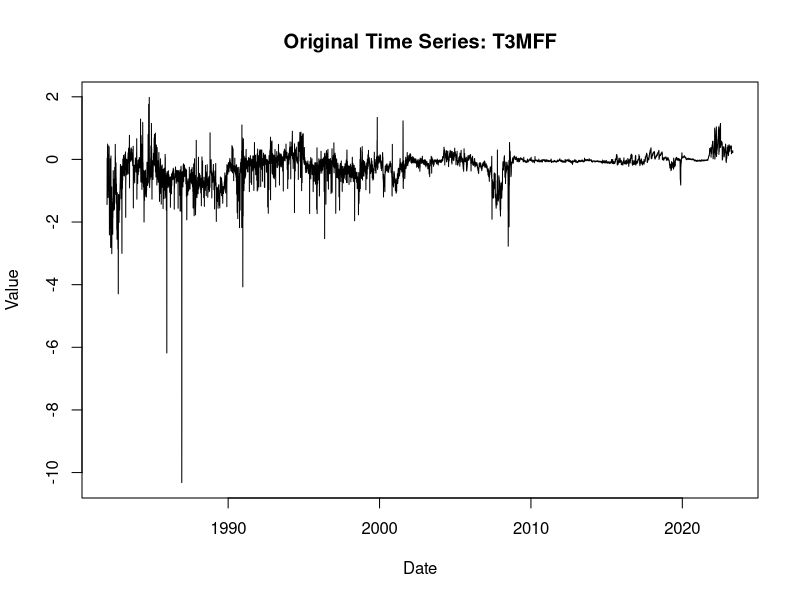
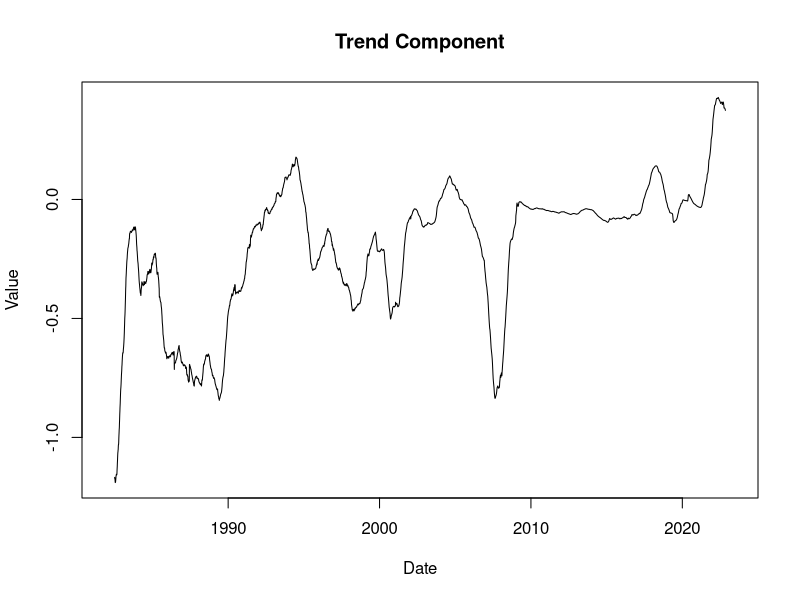
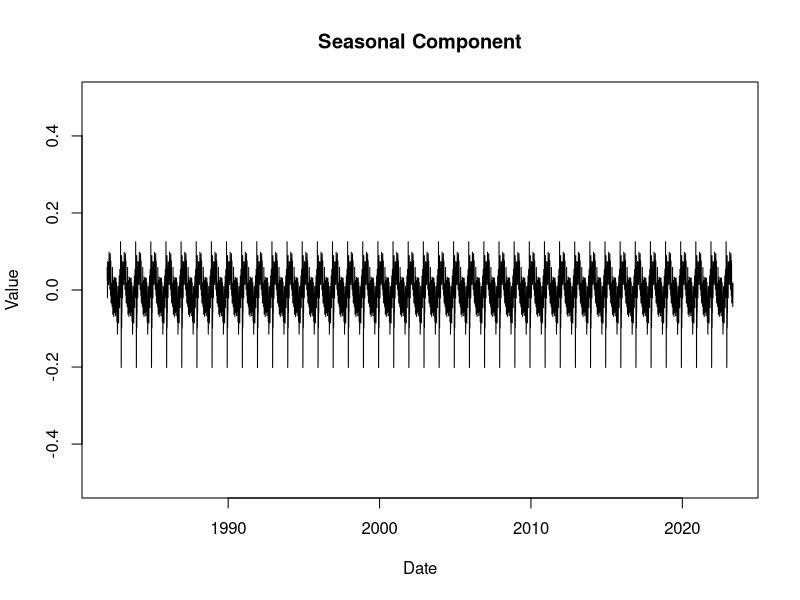
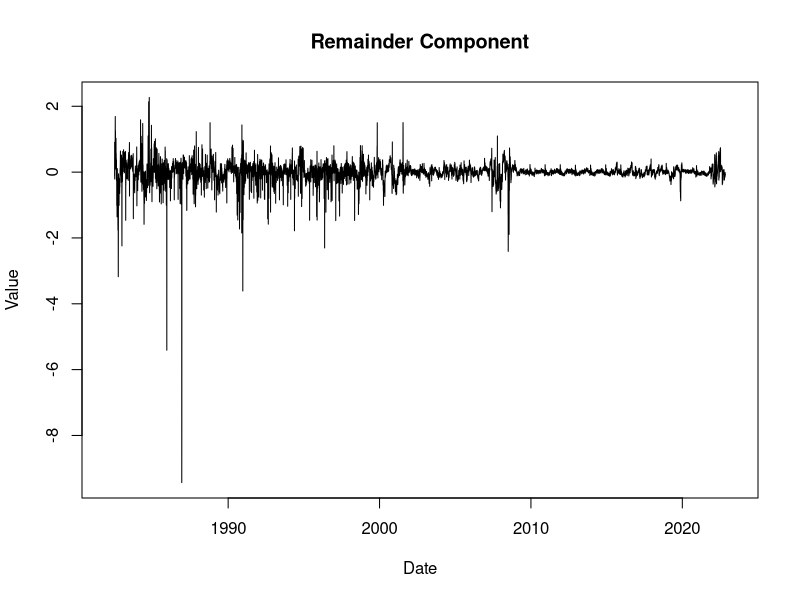
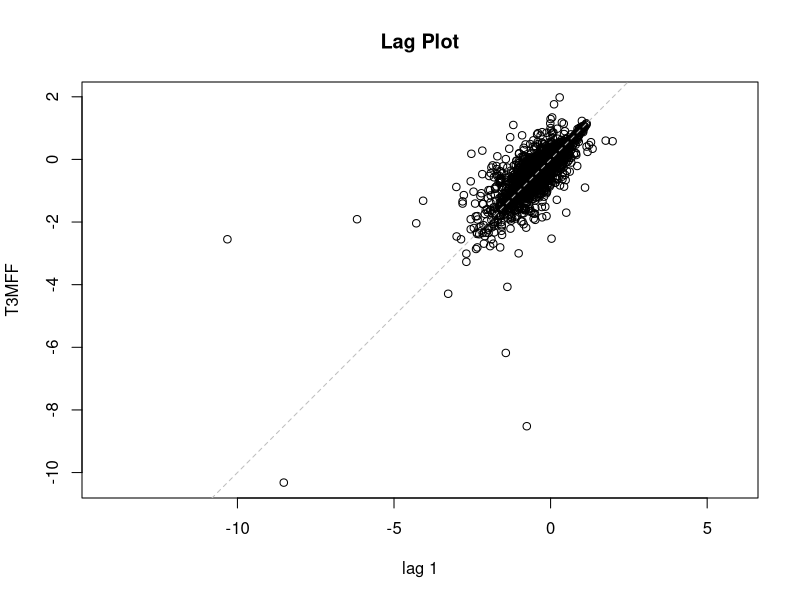
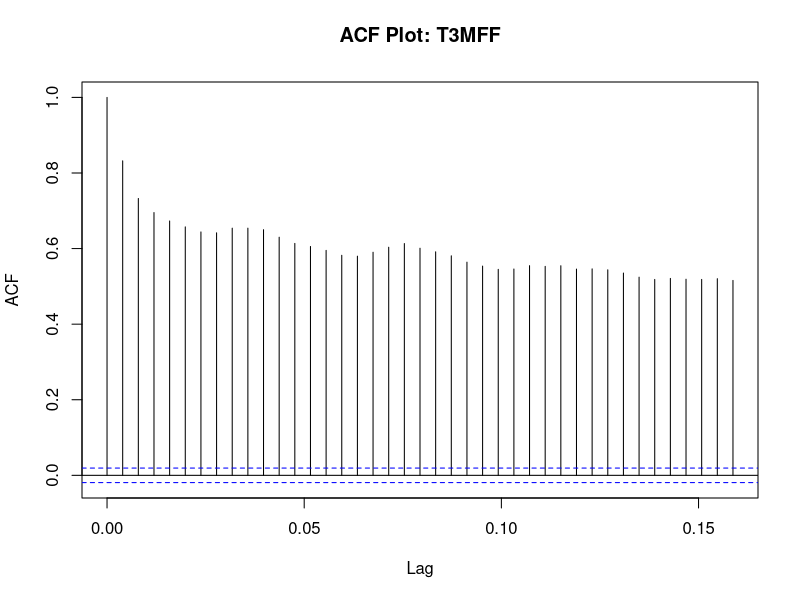
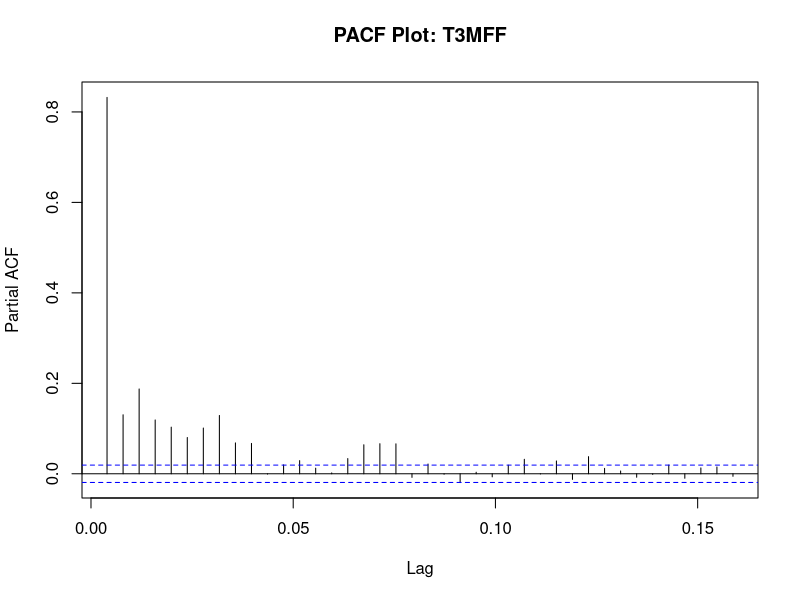
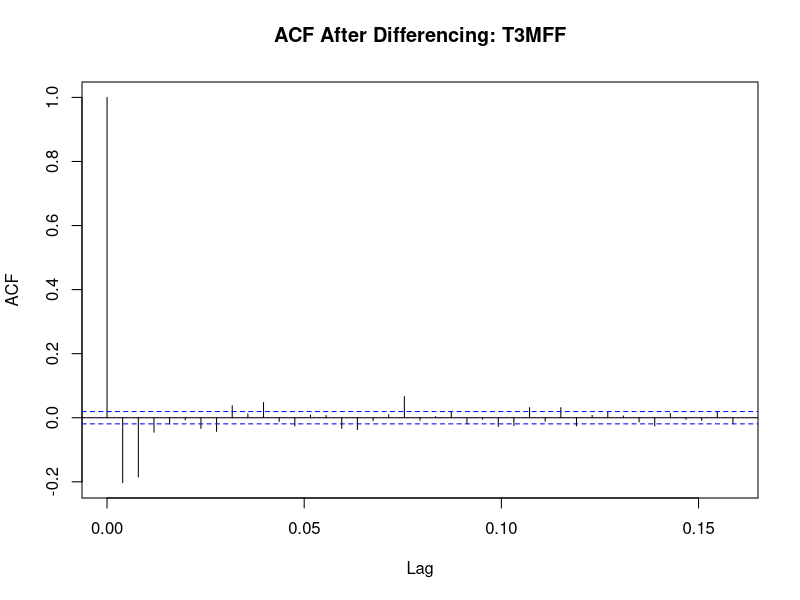

These charts were generated, in order, by the following R code:
## ---- chunk 1
knitr::opts_chunk$set(warning=FALSE, message=FALSE)

library(zoo)
library(TTR)
library(readr)
library(readxl)
library(ggplot2)
library(forecast)
library(tseries)
library(xts)
library(tidyverse)
## ---- chunk 2
df <- read_excel('data/data/sr_t-bill-rates.xlsx')
df$observation_date <- as.Date(df$observation_date)
columns <- c("T3MFF")

for (col in columns) {
  xts_data <- xts(df[, col], order.by = df$observation_date)
  ts_data <- ts(df[, col], start=c(1982, 1, 4), frequency=252)
  decomposed <- decompose(ts_data)
  
  plot(decomposed$x, main = paste("Original Time Series:", col), xlab = 'Date', ylab = 'Value')
  plot(decomposed$trend, main = "Trend Component", xlab = 'Date', ylab = 'Value')
  plot(decomposed$seasonal, main = "Seasonal Component", xlab = 'Date', ylab = 'Value',ylim = c(-0.5,0.5))
  plot(decomposed$random, main = "Remainder Component", xlab = 'Date', ylab = 'Value')
  lag.plot(ts_data, lags=1, do.lines=FALSE, main="Lag Plot")
  acf_data <- acf(ts_data, main=paste("ACF Plot:", col))
  dacf_data <- pacf(ts_data, main=paste("PACF Plot:", col))
  diff_ts_data <- diff(ts_data)
  acf(diff_ts_data, main=paste("ACF After Differencing:", col))
  pacf(diff_ts_data, main=paste("PACF After Differencing:", col))
  }

for (col in columns) {
  
  trend <- decomposed$trend
  if (!is.null(trend)) {
    trend_mean <- mean(trend, na.rm = TRUE)
    trend_sd <- sd(trend, na.rm = TRUE)
    trend_trend <- ifelse(trend_mean > 0, "increasing", "decreasing")
    cat("The trend component suggests a", trend_trend, "trend, \nwith an average value of", round(trend_mean, 2), "and a standard deviation of", round(trend_sd, 2), ".\n\n")
  } else {
    cat("There is no discernible trend component.\n\n")
  }
  
  seasonal <- decomposed$seasonal
  if (!is.null(seasonal)) {
    seasonal_mean <- mean(seasonal, na.rm = TRUE)
    seasonal_sd <- sd(seasonal, na.rm = TRUE)
    cat("The seasonal component suggests a repeating pattern, \nwith an average value of", round(seasonal_mean, 2), "and a standard deviation of", round(seasonal_sd, 2), ".\n\n")
  } else {
    cat("There is no discernible seasonal component.\n\n")
  }
  
  remainder <- decomposed$random
  if (!is.null(remainder)) {
    remainder_mean <- mean(remainder, na.rm = TRUE)
    remainder_sd <- sd(remainder, na.rm = TRUE)
    cat("The remainder component suggests random fluctuations, \nwith an average value of", round(remainder_mean, 2), "and a standard deviation of", round(remainder_sd, 2), ".\n\n")
  } else {
    cat("There is no discernible remainder component.\n\n")
  }
  
  if (decomposed$type == "multiplicative") {
    cat("The time series appears to be multiplicative.\n\n")
  } else {
    cat("The time series appears to be additive.\n\n")
  }
  
  adf_test <- adf.test(ts_data)
  cat("Augmented Dickey-Fuller Test Results:\n")
  cat("Test Statistic:", adf_test$statistic, "\n")
  cat("P-value:", adf_test$p.value, "\n")
  cat("Critical Values:", adf_test$critical, "\n")
  if (adf_test$p.value < 0.05) {
    cat("The time series is stationary based on the ADF test.\n\n")
  } else {
    cat("The time series is not stationary based on the ADF test.\n\n")}

  adf_test_diff <- adf.test(diff_ts_data)
  cat("Augmented Dickey-Fuller Test Results After Differencing:\n")
  cat("Test Statistic:", adf_test_diff$statistic, "\n")
  cat("P-value:", adf_test_diff$p.value, "\n")
  cat("Critical Values:", adf_test_diff$critical, "\n")
  if (adf_test_diff$p.value < 0.05) {
    cat("The time series is stationary based on the ADF test.\n\n")
  } else {
    cat("The time series is not stationary based on the ADF test.\n\n")
  }
  }
## ---- chunk 3
df <- read_excel('data/data/sr_t-bill-rates.xlsx')
df$observation_date <- as.Date(df$observation_date)
columns <- c("T6MFF")

for (col in columns) {
  xts_data <- xts(df[, col], order.by = df$observation_date)
  ts_data <- ts(df[, col], start=c(1982, 1, 4), frequency=252)
  decomposed <- decompose(ts_data)
  
  plot(decomposed$x, main = paste("Original Time Series:", col), xlab = 'Date', ylab = 'Value')
  plot(decomposed$trend, main = "Trend Component", xlab = 'Date', ylab = 'Value')
  plot(decomposed$seasonal, main = "Seasonal Component", xlab = 'Date', ylab = 'Value',ylim = c(-0.5,0.5))
  plot(decomposed$random, main = "Remainder Component", xlab = 'Date', ylab = 'Value')
  lag.plot(ts_data, lags=1, do.lines=FALSE, main="Lag Plot")
  acf_data <- acf(ts_data, main=paste("ACF Plot:", col))
  dacf_data <- pacf(ts_data, main=paste("PACF Plot:", col))
  diff_ts_data <- diff(ts_data)
  acf(diff_ts_data, main=paste("ACF After Differencing:", col))
  pacf(diff_ts_data, main=paste("PACF After Differencing:", col))
  }

for (col in columns) {
  
  trend <- decomposed$trend
  if (!is.null(trend)) {
    trend_mean <- mean(trend, na.rm = TRUE)
    trend_sd <- sd(trend, na.rm = TRUE)
    trend_trend <- ifelse(trend_mean > 0, "increasing", "decreasing")
    cat("The trend component suggests a", trend_trend, "trend, \nwith an average value of", round(trend_mean, 2), "and a standard deviation of", round(trend_sd, 2), ".\n\n")
  } else {
    cat("There is no discernible trend component.\n\n")
  }
  
  seasonal <- decomposed$seasonal
  if (!is.null(seasonal)) {
    seasonal_mean <- mean(seasonal, na.rm = TRUE)
    seasonal_sd <- sd(seasonal, na.rm = TRUE)
    cat("The seasonal component suggests a repeating pattern, \nwith an average value of", round(seasonal_mean, 2), "and a standard deviation of", round(seasonal_sd, 2), ".\n\n")
  } else {
    cat("There is no discernible seasonal component.\n\n")
  }
  
  remainder <- decomposed$random
  if (!is.null(remainder)) {
    remainder_mean <- mean(remainder, na.rm = TRUE)
    remainder_sd <- sd(remainder, na.rm = TRUE)
    cat("The remainder component suggests random fluctuations, \nwith an average value of", round(remainder_mean, 2), "and a standard deviation of", round(remainder_sd, 2), ".\n\n")
  } else {
    cat("There is no discernible remainder component.\n\n")
  }
  
  if (decomposed$type == "multiplicative") {
    cat("The time series appears to be multiplicative.\n\n")
  } else {
    cat("The time series appears to be additive.\n\n")
  }
  
  adf_test <- adf.test(ts_data)
  cat("Augmented Dickey-Fuller Test Results:\n")
  cat("Test Statistic:", adf_test$statistic, "\n")
  cat("P-value:", adf_test$p.value, "\n")
  cat("Critical Values:", adf_test$critical, "\n")
  if (adf_test$p.value < 0.05) {
    cat("The time series is stationary based on the ADF test.\n\n")
  } else {
    cat("The time series is not stationary based on the ADF test.\n\n")}

  adf_test_diff <- adf.test(diff_ts_data)
  cat("Augmented Dickey-Fuller Test Results After Differencing:\n")
  cat("Test Statistic:", adf_test_diff$statistic, "\n")
  cat("P-value:", adf_test_diff$p.value, "\n")
  cat("Critical Values:", adf_test_diff$critical, "\n")
  if (adf_test_diff$p.value < 0.05) {
    cat("The time series is stationary based on the ADF test.\n\n")
  } else {
    cat("The time series is not stationary based on the ADF test.\n\n")
  }
  }
## ---- chunk 4
df <- read_excel('data/data/sr_t-bill-rates.xlsx')
df$observation_date <- as.Date(df$observation_date)
columns <- c("T1YFF")
for (col in columns) {
  xts_data <- xts(df[, col], order.by = df$observation_date)
  ts_data <- ts(df[, col], start=c(1982, 1, 4), frequency=252)
  decomposed <- decompose(ts_data)
  
  plot(decomposed$x, main = paste("Original Time Series:", col), xlab = 'Date', ylab = 'Value')
  plot(decomposed$trend, main = "Trend Component", xlab = 'Date', ylab = 'Value')
  plot(decomposed$seasonal, main = "Seasonal Component", xlab = 'Date', ylab = 'Value',ylim = c(-0.5,0.5))
  plot(decomposed$random, main = "Remainder Component", xlab = 'Date', ylab = 'Value')
  lag.plot(ts_data, lags=1, do.lines=FALSE, main="Lag Plot")
  acf_data <- acf(ts_data, main=paste("ACF Plot:", col))
  dacf_data <- pacf(ts_data, main=paste("PACF Plot:", col))
  diff_ts_data <- diff(ts_data)
  acf(diff_ts_data, main=paste("ACF After Differencing:", col))
  pacf(diff_ts_data, main=paste("PACF After Differencing:", col))
  }

for (col in columns) {
  
  trend <- decomposed$trend
  if (!is.null(trend)) {
    trend_mean <- mean(trend, na.rm = TRUE)
    trend_sd <- sd(trend, na.rm = TRUE)
    trend_trend <- ifelse(trend_mean > 0, "increasing", "decreasing")
    cat("The trend component suggests a", trend_trend, "trend, \nwith an average value of", round(trend_mean, 2), "and a standard deviation of", round(trend_sd, 2), ".\n\n")
  } else {
    cat("There is no discernible trend component.\n\n")
  }
  
  seasonal <- decomposed$seasonal
  if (!is.null(seasonal)) {
    seasonal_mean <- mean(seasonal, na.rm = TRUE)
    seasonal_sd <- sd(seasonal, na.rm = TRUE)
    cat("The seasonal component suggests a repeating pattern, \nwith an average value of", round(seasonal_mean, 2), "and a standard deviation of", round(seasonal_sd, 2), ".\n\n")
  } else {
    cat("There is no discernible seasonal component.\n\n")
  }
  
  remainder <- decomposed$random
  if (!is.null(remainder)) {
    remainder_mean <- mean(remainder, na.rm = TRUE)
    remainder_sd <- sd(remainder, na.rm = TRUE)
    cat("The remainder component suggests random fluctuations, \nwith an average value of", round(remainder_mean, 2), "and a standard deviation of", round(remainder_sd, 2), ".\n\n")
  } else {
    cat("There is no discernible remainder component.\n\n")
  }
  
  if (decomposed$type == "multiplicative") {
    cat("The time series appears to be multiplicative.\n\n")
  } else {
    cat("The time series appears to be additive.\n\n")
  }
  
  adf_test <- adf.test(ts_data)
  cat("Augmented Dickey-Fuller Test Results:\n")
  cat("Test Statistic:", adf_test$statistic, "\n")
  cat("P-value:", adf_test$p.value, "\n")
  cat("Critical Values:", adf_test$critical, "\n")
  if (adf_test$p.value < 0.05) {
    cat("The time series is stationary based on the ADF test.\n\n")
  } else {
    cat("The time series is not stationary based on the ADF test.\n\n")}

  adf_test_diff <- adf.test(diff_ts_data)
  cat("Augmented Dickey-Fuller Test Results After Differencing:\n")
  cat("Test Statistic:", adf_test_diff$statistic, "\n")
  cat("P-value:", adf_test_diff$p.value, "\n")
  cat("Critical Values:", adf_test_diff$critical, "\n")
  if (adf_test_diff$p.value < 0.05) {
    cat("The time series is stationary based on the ADF test.\n\n")
  } else {
    cat("The time series is not stationary based on the ADF test.\n\n")
  }
  }
## ---- chunk 5
df <- read_excel('data/data/t-bill-vs-econ-index.xlsx',col_types = c("date","numeric","numeric","numeric","numeric","numeric","numeric","numeric","numeric","numeric"))
df$observation_date <- as.Date(df$observation_date)
selected_columns <- c("DGS10", "DGS20", "DGS30", "MORTGAGE30", "CPI", "FEDFUNDS", "USDIDX", "GDP", "UER")
df <- df[!apply(is.na(df[selected_columns]) | df[selected_columns] == "", 1, all), ]
## ---- chunk 6
columns <- c("DGS10")
df_10 <- df[!is.na(df[columns]) & df[columns] != "", ]

for (col in columns) {
  xts_data <- xts(df_10[, col], order.by = df_10$observation_date)
  ts_data <- ts(df_10[, col], start=c(1962, 1, 2), frequency=252)
  decomposed <- decompose(ts_data)
  
  plot(decomposed$x, main = paste("Original Time Series:", col), xlab = 'Date', ylab = 'Value')
  plot(decomposed$trend, main = "Trend Component", xlab = 'Date', ylab = 'Value')
  plot(decomposed$seasonal, main = "Seasonal Component", xlab = 'Date', ylab = 'Value')
  plot(decomposed$random, main = "Remainder Component", xlab = 'Date', ylab = 'Value')
  lag.plot(ts_data, lags=1, do.lines=FALSE, main="Lag Plot")
  acf_data <- acf(ts_data, main=paste("ACF Plot:", col))
  dacf_data <- pacf(ts_data, main=paste("PACF Plot:", col))
  diff_ts_data <- diff(ts_data)
  acf(diff_ts_data, main=paste("ACF After Differencing:", col))
  pacf(diff_ts_data, main=paste("PACF After Differencing:", col))
  }

for (col in columns) {
  trend <- decomposed$trend
  if (!is.null(trend)) {
    trend_mean <- mean(trend, na.rm = TRUE)
    trend_sd <- sd(trend, na.rm = TRUE)
    trend_trend <- ifelse(trend_mean > 0, "increasing", "decreasing")
    cat("The trend component suggests a", trend_trend, "trend, \nwith an average value of", round(trend_mean, 2), "and a standard deviation of", round(trend_sd, 2), ".\n\n")
  } else {
    cat("There is no discernible trend component.\n\n")
  }
  
  seasonal <- decomposed$seasonal
  if (!is.null(seasonal)) {
    seasonal_mean <- mean(seasonal, na.rm = TRUE)
    seasonal_sd <- sd(seasonal, na.rm = TRUE)
    cat("The seasonal component suggests a repeating pattern, \nwith an average value of", round(seasonal_mean, 2), "and a standard deviation of", round(seasonal_sd, 2), ".\n\n")
  } else {
    cat("There is no discernible seasonal component.\n\n")
  }
  
  remainder <- decomposed$random
  if (!is.null(remainder)) {
    remainder_mean <- mean(remainder, na.rm = TRUE)
    remainder_sd <- sd(remainder, na.rm = TRUE)
    cat("The remainder component suggests random fluctuations, \nwith an average value of", round(remainder_mean, 2), "and a standard deviation of", round(remainder_sd, 2), ".\n\n")
  } else {
    cat("There is no discernible remainder component.\n\n")
  }
  
  if (decomposed$type == "multiplicative") {
    cat("The time series appears to be multiplicative.\n\n")
  } else {
    cat("The time series appears to be additive.\n\n")
  }
  
  adf_test <- adf.test(ts_data)
  cat("Augmented Dickey-Fuller Test Results:\n")
  cat("Test Statistic:", adf_test$statistic, "\n")
  cat("P-value:", adf_test$p.value, "\n")
  cat("Critical Values:", adf_test$critical, "\n")
  if (adf_test$p.value < 0.05) {
    cat("The time series is stationary based on the ADF test.\n\n")
  } else {
    cat("The time series is not stationary based on the ADF test.\n\n")}

  adf_test_diff <- adf.test(diff_ts_data)
  cat("Augmented Dickey-Fuller Test Results After Differencing:\n")
  cat("Test Statistic:", adf_test_diff$statistic, "\n")
  cat("P-value:", adf_test_diff$p.value, "\n")
  cat("Critical Values:", adf_test_diff$critical, "\n")
  if (adf_test_diff$p.value < 0.05) {
    cat("The time series is stationary based on the ADF test.\n\n")
  } else {
    cat("The time series is not stationary based on the ADF test.\n\n")
  }
  }
## ---- chunk 7
columns <- c("DGS20")
df_20 <- df[!is.na(df[columns]) & df[columns] != "", ]

for (col in columns) {
  xts_data <- xts(df_20[, col], order.by = df_20$observation_date)
  ts_data <- ts(df_20[, col], start=c(1962, 1, 2), frequency=252)
  decomposed <- decompose(ts_data)
  
  plot(decomposed$x, main = paste("Original Time Series:", col), xlab = 'Date', ylab = 'Value')
  plot(decomposed$trend, main = "Trend Component", xlab = 'Date', ylab = 'Value')
  plot(decomposed$seasonal, main = "Seasonal Component", xlab = 'Date', ylab = 'Value')
  plot(decomposed$random, main = "Remainder Component", xlab = 'Date', ylab = 'Value')
  lag.plot(ts_data, lags=1, do.lines=FALSE, main="Lag Plot")
  acf_data <- acf(ts_data, main=paste("ACF Plot:", col))
  dacf_data <- pacf(ts_data, main=paste("PACF Plot:", col))
  diff_ts_data <- diff(ts_data)
  acf(diff_ts_data, main=paste("ACF After Differencing:", col))
  pacf(diff_ts_data, main=paste("PACF After Differencing:", col))
  }

for (col in columns) {
  trend <- decomposed$trend
  if (!is.null(trend)) {
    trend_mean <- mean(trend, na.rm = TRUE)
    trend_sd <- sd(trend, na.rm = TRUE)
    trend_trend <- ifelse(trend_mean > 0, "increasing", "decreasing")
    cat("The trend component suggests a", trend_trend, "trend, \nwith an average value of", round(trend_mean, 2), "and a standard deviation of", round(trend_sd, 2), ".\n\n")
  } else {
    cat("There is no discernible trend component.\n\n")
  }
  
  seasonal <- decomposed$seasonal
  if (!is.null(seasonal)) {
    seasonal_mean <- mean(seasonal, na.rm = TRUE)
    seasonal_sd <- sd(seasonal, na.rm = TRUE)
    cat("The seasonal component suggests a repeating pattern, \nwith an average value of", round(seasonal_mean, 2), "and a standard deviation of", round(seasonal_sd, 2), ".\n\n")
  } else {
    cat("There is no discernible seasonal component.\n\n")
  }
  
  remainder <- decomposed$random
  if (!is.null(remainder)) {
    remainder_mean <- mean(remainder, na.rm = TRUE)
    remainder_sd <- sd(remainder, na.rm = TRUE)
    cat("The remainder component suggests random fluctuations, \nwith an average value of", round(remainder_mean, 2), "and a standard deviation of", round(remainder_sd, 2), ".\n\n")
  } else {
    cat("There is no discernible remainder component.\n\n")
  }
  
  if (decomposed$type == "multiplicative") {
    cat("The time series appears to be multiplicative.\n\n")
  } else {
    cat("The time series appears to be additive.\n\n")
  }
  
  adf_test <- adf.test(ts_data)
  cat("Augmented Dickey-Fuller Test Results:\n")
  cat("Test Statistic:", adf_test$statistic, "\n")
  cat("P-value:", adf_test$p.value, "\n")
  cat("Critical Values:", adf_test$critical, "\n")
  if (adf_test$p.value < 0.05) {
    cat("The time series is stationary based on the ADF test.\n\n")
  } else {
    cat("The time series is not stationary based on the ADF test.\n\n")}

  adf_test_diff <- adf.test(diff_ts_data)
  cat("Augmented Dickey-Fuller Test Results After Differencing:\n")
  cat("Test Statistic:", adf_test_diff$statistic, "\n")
  cat("P-value:", adf_test_diff$p.value, "\n")
  cat("Critical Values:", adf_test_diff$critical, "\n")
  if (adf_test_diff$p.value < 0.05) {
    cat("The time series is stationary based on the ADF test.\n\n")
  } else {
    cat("The time series is not stationary based on the ADF test.\n\n")
  }
  }
## ---- chunk 8
columns <- c("DGS30")
df_30 <- df[!is.na(df[columns]) & df[columns] != "", ]

for (col in columns) {
  xts_data <- xts(df_30[, col], order.by = df_30$observation_date)
  ts_data <- ts(df_30[, col], start=c(1977, 2, 15), frequency=252)
  decomposed <- decompose(ts_data)
  
  plot(decomposed$x, main = paste("Original Time Series:", col), xlab = 'Date', ylab = 'Value')
  plot(decomposed$trend, main = "Trend Component", xlab = 'Date', ylab = 'Value')
  plot(decomposed$seasonal, main = "Seasonal Component", xlab = 'Date', ylab = 'Value')
  plot(decomposed$random, main = "Remainder Component", xlab = 'Date', ylab = 'Value')
  lag.plot(ts_data, lags=1, do.lines=FALSE, main="Lag Plot")
  acf_data <- acf(ts_data, main=paste("ACF Plot:", col))
  dacf_data <- pacf(ts_data, main=paste("PACF Plot:", col))
  diff_ts_data <- diff(ts_data)
  acf(diff_ts_data, main=paste("ACF After Differencing:", col))
  pacf(diff_ts_data, main=paste("PACF After Differencing:", col))
  }

for (col in columns) {
  trend <- decomposed$trend
  if (!is.null(trend)) {
    trend_mean <- mean(trend, na.rm = TRUE)
    trend_sd <- sd(trend, na.rm = TRUE)
    trend_trend <- ifelse(trend_mean > 0, "increasing", "decreasing")
    cat("The trend component suggests a", trend_trend, "trend, \nwith an average value of", round(trend_mean, 2), "and a standard deviation of", round(trend_sd, 2), ".\n\n")
  } else {
    cat("There is no discernible trend component.\n\n")
  }
  
  seasonal <- decomposed$seasonal
  if (!is.null(seasonal)) {
    seasonal_mean <- mean(seasonal, na.rm = TRUE)
    seasonal_sd <- sd(seasonal, na.rm = TRUE)
    cat("The seasonal component suggests a repeating pattern, \nwith an average value of", round(seasonal_mean, 2), "and a standard deviation of", round(seasonal_sd, 2), ".\n\n")
  } else {
    cat("There is no discernible seasonal component.\n\n")
  }
  
  remainder <- decomposed$random
  if (!is.null(remainder)) {
    remainder_mean <- mean(remainder, na.rm = TRUE)
    remainder_sd <- sd(remainder, na.rm = TRUE)
    cat("The remainder component suggests random fluctuations, \nwith an average value of", round(remainder_mean, 2), "and a standard deviation of", round(remainder_sd, 2), ".\n\n")
  } else {
    cat("There is no discernible remainder component.\n\n")
  }
  
  if (decomposed$type == "multiplicative") {
    cat("The time series appears to be multiplicative.\n\n")
  } else {
    cat("The time series appears to be additive.\n\n")
  }
  
  adf_test <- adf.test(ts_data)
  cat("Augmented Dickey-Fuller Test Results:\n")
  cat("Test Statistic:", adf_test$statistic, "\n")
  cat("P-value:", adf_test$p.value, "\n")
  cat("Critical Values:", adf_test$critical, "\n")
  if (adf_test$p.value < 0.05) {
    cat("The time series is stationary based on the ADF test.\n\n")
  } else {
    cat("The time series is not stationary based on the ADF test.\n\n")}

  adf_test_diff <- adf.test(diff_ts_data)
  cat("Augmented Dickey-Fuller Test Results After Differencing:\n")
  cat("Test Statistic:", adf_test_diff$statistic, "\n")
  cat("P-value:", adf_test_diff$p.value, "\n")
  cat("Critical Values:", adf_test_diff$critical, "\n")
  if (adf_test_diff$p.value < 0.05) {
    cat("The time series is stationary based on the ADF test.\n\n")
  } else {
    cat("The time series is not stationary based on the ADF test.\n\n")
  }
  }
## ---- chunk 9
columns <- c("CPI")
df_cpi <- df[!is.na(df[columns]) & df[columns] != "", ]
for (col in columns) {
  xts_data <- xts(df_cpi[, col], order.by = df_cpi$observation_date)
  ts_data <- ts(df_cpi[, col], start=c(1962, 2, 1), frequency=12)
  decomposed <- decompose(ts_data)
  
  plot(decomposed$x, main = paste("Original Time Series:", col), xlab = 'Date', ylab = 'Value')
  plot(decomposed$trend, main = "Trend Component", xlab = 'Date', ylab = 'Value')
  plot(decomposed$seasonal, main = "Seasonal Component", xlab = 'Date', ylab = 'Value',ylim = c(-0.5,0.5))
  plot(decomposed$random, main = "Remainder Component", xlab = 'Date', ylab = 'Value')
  lag.plot(ts_data, lags=1, do.lines=FALSE, main="Lag Plot")
  acf_data <- acf(ts_data, main=paste("ACF Plot:", col))
  dacf_data <- pacf(ts_data, main=paste("PACF Plot:", col))
  diff_ts_data <- diff(ts_data)
  acf(diff_ts_data, main=paste("ACF After Differencing:", col))
  pacf(diff_ts_data, main=paste("PACF After Differencing:", col))
  }

for (col in columns) {
  trend <- decomposed$trend
  if (!is.null(trend)) {
    trend_mean <- mean(trend, na.rm = TRUE)
    trend_sd <- sd(trend, na.rm = TRUE)
    trend_trend <- ifelse(trend_mean > 0, "increasing", "decreasing")
    cat("The trend component suggests a", trend_trend, "trend, \nwith an average value of", round(trend_mean, 2), "and a standard deviation of", round(trend_sd, 2), ".\n\n")
  } else {
    cat("There is no discernible trend component.\n\n")
  }
  
  seasonal <- decomposed$seasonal
  if (!is.null(seasonal)) {
    seasonal_mean <- mean(seasonal, na.rm = TRUE)
    seasonal_sd <- sd(seasonal, na.rm = TRUE)
    cat("The seasonal component suggests a repeating pattern, \nwith an average value of", round(seasonal_mean, 2), "and a standard deviation of", round(seasonal_sd, 2), ".\n\n")
  } else {
    cat("There is no discernible seasonal component.\n\n")
  }
  
  remainder <- decomposed$random
  if (!is.null(remainder)) {
    remainder_mean <- mean(remainder, na.rm = TRUE)
    remainder_sd <- sd(remainder, na.rm = TRUE)
    cat("The remainder component suggests random fluctuations, \nwith an average value of", round(remainder_mean, 2), "and a standard deviation of", round(remainder_sd, 2), ".\n\n")
  } else {
    cat("There is no discernible remainder component.\n\n")
  }
  
  if (decomposed$type == "multiplicative") {
    cat("The time series appears to be multiplicative.\n\n")
  } else {
    cat("The time series appears to be additive.\n\n")
  }
  
  adf_test <- adf.test(ts_data)
  cat("Augmented Dickey-Fuller Test Results:\n")
  cat("Test Statistic:", adf_test$statistic, "\n")
  cat("P-value:", adf_test$p.value, "\n")
  cat("Critical Values:", adf_test$critical, "\n")
  if (adf_test$p.value < 0.05) {
    cat("The time series is stationary based on the ADF test.\n\n")
  } else {
    cat("The time series is not stationary based on the ADF test.\n\n")}

  adf_test_diff <- adf.test(diff_ts_data)
  cat("Augmented Dickey-Fuller Test Results After Differencing:\n")
  cat("Test Statistic:", adf_test_diff$statistic, "\n")
  cat("P-value:", adf_test_diff$p.value, "\n")
  cat("Critical Values:", adf_test_diff$critical, "\n")
  if (adf_test_diff$p.value < 0.05) {
    cat("The time series is stationary based on the ADF test.\n\n")
  } else {
    cat("The time series is not stationary based on the ADF test.\n\n")
  }
  }
## ---- chunk 10
columns <- c("GDP")
df_gdp <- df[!is.na(df[columns]) & df[columns] != "", ]
for (col in columns) {
  xts_data <- xts(df_gdp[, col], order.by = df_gdp$observation_date)
  ts_data <- ts(df_gdp[, col], start=c(1962, 10, 1), frequency=4)
  decomposed <- decompose(ts_data)
  
  plot(decomposed$x, main = paste("Original Time Series:", col), xlab = 'Date', ylab = 'Value')
  plot(decomposed$trend, main = "Trend Component", xlab = 'Date', ylab = 'Value')
  plot(decomposed$seasonal, main = "Seasonal Component", xlab = 'Date', ylab = 'Value')
  plot(decomposed$random, main = "Remainder Component", xlab = 'Date', ylab = 'Value')
  lag.plot(ts_data, lags=1, do.lines=FALSE, main="Lag Plot")
  acf_data <- acf(ts_data, main=paste("ACF Plot:", col))
  dacf_data <- pacf(ts_data, main=paste("PACF Plot:", col))
  diff_ts_data <- diff(ts_data)
  acf(diff_ts_data, main=paste("ACF After Differencing:", col))
  pacf(diff_ts_data, main=paste("PACF After Differencing:", col))
  }

for (col in columns) {
  trend <- decomposed$trend
  if (!is.null(trend)) {
    trend_mean <- mean(trend, na.rm = TRUE)
    trend_sd <- sd(trend, na.rm = TRUE)
    trend_trend <- ifelse(trend_mean > 0, "increasing", "decreasing")
    cat("The trend component suggests a", trend_trend, "trend, \nwith an average value of", round(trend_mean, 2), "and a standard deviation of", round(trend_sd, 2), ".\n\n")
  } else {
    cat("There is no discernible trend component.\n\n")
  }
  
  seasonal <- decomposed$seasonal
  if (!is.null(seasonal)) {
    seasonal_mean <- mean(seasonal, na.rm = TRUE)
    seasonal_sd <- sd(seasonal, na.rm = TRUE)
    cat("The seasonal component suggests a repeating pattern, \nwith an average value of", round(seasonal_mean, 2), "and a standard deviation of", round(seasonal_sd, 2), ".\n\n")
  } else {
    cat("There is no discernible seasonal component.\n\n")
  }
  
  remainder <- decomposed$random
  if (!is.null(remainder)) {
    remainder_mean <- mean(remainder, na.rm = TRUE)
    remainder_sd <- sd(remainder, na.rm = TRUE)
    cat("The remainder component suggests random fluctuations, \nwith an average value of", round(remainder_mean, 2), "and a standard deviation of", round(remainder_sd, 2), ".\n\n")
  } else {
    cat("There is no discernible remainder component.\n\n")
  }
  
  if (decomposed$type == "multiplicative") {
    cat("The time series appears to be multiplicative.\n\n")
  } else {
    cat("The time series appears to be additive.\n\n")
  }
  
  adf_test <- adf.test(ts_data)
  cat("Augmented Dickey-Fuller Test Results:\n")
  cat("Test Statistic:", adf_test$statistic, "\n")
  cat("P-value:", adf_test$p.value, "\n")
  cat("Critical Values:", adf_test$critical, "\n")
  if (adf_test$p.value < 0.05) {
    cat("The time series is stationary based on the ADF test.\n\n")
  } else {
    cat("The time series is not stationary based on the ADF test.\n\n")}

  adf_test_diff <- adf.test(diff_ts_data)
  cat("Augmented Dickey-Fuller Test Results After Differencing:\n")
  cat("Test Statistic:", adf_test_diff$statistic, "\n")
  cat("P-value:", adf_test_diff$p.value, "\n")
  cat("Critical Values:", adf_test_diff$critical, "\n")
  if (adf_test_diff$p.value < 0.05) {
    cat("The time series is stationary based on the ADF test.\n\n")
  } else {
    cat("The time series is not stationary based on the ADF test.\n\n")
  }
  }
## ---- chunk 11
columns <- c("USDIDX")
df_usd <- df[!is.na(df[columns]) & df[columns] != "", ]
for (col in columns) {
  xts_data <- xts(df_usd[, col], order.by = df_usd$observation_date)
  ts_data <- ts(df_usd[, col], start=c(2018, 9, 17), frequency=365)
  decomposed <- decompose(ts_data)
  
  plot(decomposed$x, main = paste("Original Time Series:", col), xlab = 'Date', ylab = 'Value')
  plot(decomposed$trend, main = "Trend Component", xlab = 'Date', ylab = 'Value')
  plot(decomposed$seasonal, main = "Seasonal Component", xlab = 'Date', ylab = 'Value')
  plot(decomposed$random, main = "Remainder Component", xlab = 'Date', ylab = 'Value')
  lag.plot(ts_data, lags=1, do.lines=FALSE, main="Lag Plot")
  acf_data <- acf(ts_data, main=paste("ACF Plot:", col))
  dacf_data <- pacf(ts_data, main=paste("PACF Plot:", col))
  diff_ts_data <- diff(ts_data)
  acf(diff_ts_data, main=paste("ACF After Differencing:", col))
  pacf(diff_ts_data, main=paste("PACF After Differencing:", col))
  }

for (col in columns) {
  trend <- decomposed$trend
  if (!is.null(trend)) {
    trend_mean <- mean(trend, na.rm = TRUE)
    trend_sd <- sd(trend, na.rm = TRUE)
    trend_trend <- ifelse(trend_mean > 0, "increasing", "decreasing")
    cat("The trend component suggests a", trend_trend, "trend, \nwith an average value of", round(trend_mean, 2), "and a standard deviation of", round(trend_sd, 2), ".\n\n")
  } else {
    cat("There is no discernible trend component.\n\n")
  }
  
  seasonal <- decomposed$seasonal
  if (!is.null(seasonal)) {
    seasonal_mean <- mean(seasonal, na.rm = TRUE)
    seasonal_sd <- sd(seasonal, na.rm = TRUE)
    cat("The seasonal component suggests a repeating pattern, \nwith an average value of", round(seasonal_mean, 2), "and a standard deviation of", round(seasonal_sd, 2), ".\n\n")
  } else {
    cat("There is no discernible seasonal component.\n\n")
  }
  
  remainder <- decomposed$random
  if (!is.null(remainder)) {
    remainder_mean <- mean(remainder, na.rm = TRUE)
    remainder_sd <- sd(remainder, na.rm = TRUE)
    cat("The remainder component suggests random fluctuations, \nwith an average value of", round(remainder_mean, 2), "and a standard deviation of", round(remainder_sd, 2), ".\n\n")
  } else {
    cat("There is no discernible remainder component.\n\n")
  }
  
  if (decomposed$type == "multiplicative") {
    cat("The time series appears to be multiplicative.\n\n")
  } else {
    cat("The time series appears to be additive.\n\n")
  }
  
  adf_test <- adf.test(ts_data)
  cat("Augmented Dickey-Fuller Test Results:\n")
  cat("Test Statistic:", adf_test$statistic, "\n")
  cat("P-value:", adf_test$p.value, "\n")
  cat("Critical Values:", adf_test$critical, "\n")
  if (adf_test$p.value < 0.05) {
    cat("The time series is stationary based on the ADF test.\n\n")
  } else {
    cat("The time series is not stationary based on the ADF test.\n\n")}

  adf_test_diff <- adf.test(diff_ts_data)
  cat("Augmented Dickey-Fuller Test Results After Differencing:\n")
  cat("Test Statistic:", adf_test_diff$statistic, "\n")
  cat("P-value:", adf_test_diff$p.value, "\n")
  cat("Critical Values:", adf_test_diff$critical, "\n")
  if (adf_test_diff$p.value < 0.05) {
    cat("The time series is stationary based on the ADF test.\n\n")
  } else {
    cat("The time series is not stationary based on the ADF test.\n\n")
  }
  }
## ---- chunk 12
columns <- c("FEDFUNDS")
df_ffr <- df[!is.na(df[columns]) & df[columns] != "", ]
for (col in columns) {
  xts_data <- xts(df_ffr[, col], order.by = df_ffr$observation_date)
  ts_data <- ts(df_ffr[, col], start=c(1962, 2, 1), frequency=12)
  decomposed <- decompose(ts_data)
  
  plot(decomposed$x, main = paste("Original Time Series:", col), xlab = 'Date', ylab = 'Value')
  plot(decomposed$trend, main = "Trend Component", xlab = 'Date', ylab = 'Value')
  plot(decomposed$seasonal, main = "Seasonal Component", xlab = 'Date', ylab = 'Value')
  plot(decomposed$random, main = "Remainder Component", xlab = 'Date', ylab = 'Value')
  lag.plot(ts_data, lags=1, do.lines=FALSE, main="Lag Plot")
  acf_data <- acf(ts_data, main=paste("ACF Plot:", col))
  dacf_data <- pacf(ts_data, main=paste("PACF Plot:", col))
  diff_ts_data <- diff(ts_data)
  acf(diff_ts_data, main=paste("ACF After Differencing:", col))
  pacf(diff_ts_data, main=paste("PACF After Differencing:", col))
  }

for (col in columns) {
  trend <- decomposed$trend
  if (!is.null(trend)) {
    trend_mean <- mean(trend, na.rm = TRUE)
    trend_sd <- sd(trend, na.rm = TRUE)
    trend_trend <- ifelse(trend_mean > 0, "increasing", "decreasing")
    cat("The trend component suggests a", trend_trend, "trend, \nwith an average value of", round(trend_mean, 2), "and a standard deviation of", round(trend_sd, 2), ".\n\n")
  } else {
    cat("There is no discernible trend component.\n\n")
  }
  
  seasonal <- decomposed$seasonal
  if (!is.null(seasonal)) {
    seasonal_mean <- mean(seasonal, na.rm = TRUE)
    seasonal_sd <- sd(seasonal, na.rm = TRUE)
    cat("The seasonal component suggests a repeating pattern, \nwith an average value of", round(seasonal_mean, 2), "and a standard deviation of", round(seasonal_sd, 2), ".\n\n")
  } else {
    cat("There is no discernible seasonal component.\n\n")
  }
  
  remainder <- decomposed$random
  if (!is.null(remainder)) {
    remainder_mean <- mean(remainder, na.rm = TRUE)
    remainder_sd <- sd(remainder, na.rm = TRUE)
    cat("The remainder component suggests random fluctuations, \nwith an average value of", round(remainder_mean, 2), "and a standard deviation of", round(remainder_sd, 2), ".\n\n")
  } else {
    cat("There is no discernible remainder component.\n\n")
  }
  
  if (decomposed$type == "multiplicative") {
    cat("The time series appears to be multiplicative.\n\n")
  } else {
    cat("The time series appears to be additive.\n\n")
  }
  
  adf_test <- adf.test(ts_data)
  cat("Augmented Dickey-Fuller Test Results:\n")
  cat("Test Statistic:", adf_test$statistic, "\n")
  cat("P-value:", adf_test$p.value, "\n")
  cat("Critical Values:", adf_test$critical, "\n")
  if (adf_test$p.value < 0.05) {
    cat("The time series is stationary based on the ADF test.\n\n")
  } else {
    cat("The time series is not stationary based on the ADF test.\n\n")}

  adf_test_diff <- adf.test(diff_ts_data)
  cat("Augmented Dickey-Fuller Test Results After Differencing:\n")
  cat("Test Statistic:", adf_test_diff$statistic, "\n")
  cat("P-value:", adf_test_diff$p.value, "\n")
  cat("Critical Values:", adf_test_diff$critical, "\n")
  if (adf_test_diff$p.value < 0.05) {
    cat("The time series is stationary based on the ADF test.\n\n")
  } else {
    cat("The time series is not stationary based on the ADF test.\n\n")
  }
  }
## ---- chunk 13
columns <- c("MORTGAGE30")
df_mort <- df[!is.na(df[columns]) & df[columns] != "", ]
for (col in columns) {
  xts_data <- xts(df_mort[, col], order.by = df_mort$observation_date)
  ts_data <- ts(df_mort[, col], start=c(1971, 4, 2), frequency=52)
  decomposed <- decompose(ts_data)
  
  plot(decomposed$x, main = paste("Original Time Series:", col), xlab = 'Date', ylab = 'Value')
  plot(decomposed$trend, main = "Trend Component", xlab = 'Date', ylab = 'Value')
  plot(decomposed$seasonal, main = "Seasonal Component", xlab = 'Date', ylab = 'Value')
  plot(decomposed$random, main = "Remainder Component", xlab = 'Date', ylab = 'Value')
  lag.plot(ts_data, lags=1, do.lines=FALSE, main="Lag Plot")
  acf_data <- acf(ts_data, main=paste("ACF Plot:", col))
  dacf_data <- pacf(ts_data, main=paste("PACF Plot:", col))
  diff_ts_data <- diff(ts_data)
  acf(diff_ts_data, main=paste("ACF After Differencing:", col))
  pacf(diff_ts_data, main=paste("PACF After Differencing:", col))
  }

for (col in columns) {
  trend <- decomposed$trend
  if (!is.null(trend)) {
    trend_mean <- mean(trend, na.rm = TRUE)
    trend_sd <- sd(trend, na.rm = TRUE)
    trend_trend <- ifelse(trend_mean > 0, "increasing", "decreasing")
    cat("The trend component suggests a", trend_trend, "trend, \nwith an average value of", round(trend_mean, 2), "and a standard deviation of", round(trend_sd, 2), ".\n\n")
  } else {
    cat("There is no discernible trend component.\n\n")
  }
  
  seasonal <- decomposed$seasonal
  if (!is.null(seasonal)) {
    seasonal_mean <- mean(seasonal, na.rm = TRUE)
    seasonal_sd <- sd(seasonal, na.rm = TRUE)
    cat("The seasonal component suggests a repeating pattern, \nwith an average value of", round(seasonal_mean, 2), "and a standard deviation of", round(seasonal_sd, 2), ".\n\n")
  } else {
    cat("There is no discernible seasonal component.\n\n")
  }
  
  remainder <- decomposed$random
  if (!is.null(remainder)) {
    remainder_mean <- mean(remainder, na.rm = TRUE)
    remainder_sd <- sd(remainder, na.rm = TRUE)
    cat("The remainder component suggests random fluctuations, \nwith an average value of", round(remainder_mean, 2), "and a standard deviation of", round(remainder_sd, 2), ".\n\n")
  } else {
    cat("There is no discernible remainder component.\n\n")
  }
  
  if (decomposed$type == "multiplicative") {
    cat("The time series appears to be multiplicative.\n\n")
  } else {
    cat("The time series appears to be additive.\n\n")
  }
  
  adf_test <- adf.test(ts_data)
  cat("Augmented Dickey-Fuller Test Results:\n")
  cat("Test Statistic:", adf_test$statistic, "\n")
  cat("P-value:", adf_test$p.value, "\n")
  cat("Critical Values:", adf_test$critical, "\n")
  if (adf_test$p.value < 0.05) {
    cat("The time series is stationary based on the ADF test.\n\n")
  } else {
    cat("The time series is not stationary based on the ADF test.\n\n")}

  adf_test_diff <- adf.test(diff_ts_data)
  cat("Augmented Dickey-Fuller Test Results After Differencing:\n")
  cat("Test Statistic:", adf_test_diff$statistic, "\n")
  cat("P-value:", adf_test_diff$p.value, "\n")
  cat("Critical Values:", adf_test_diff$critical, "\n")
  if (adf_test_diff$p.value < 0.05) {
    cat("The time series is stationary based on the ADF test.\n\n")
  } else {
    cat("The time series is not stationary based on the ADF test.\n\n")
  }
  }
## ---- chunk 14
columns <- c("UER")
df_uemp <- df[!is.na(df[columns]) & df[columns] != "", ]
for (col in columns) {
  xts_data <- xts(df_uemp[, col], order.by = df_uemp$observation_date)
  ts_data <- ts(df_uemp[, col], start=c(1962, 2, 1), frequency=12)
  decomposed <- decompose(ts_data)
  
  plot(decomposed$x, main = paste("Original Time Series:", col), xlab = 'Date', ylab = 'Value')
  plot(decomposed$trend, main = "Trend Component", xlab = 'Date', ylab = 'Value')
  plot(decomposed$seasonal, main = "Seasonal Component", xlab = 'Date', ylab = 'Value')
  plot(decomposed$random, main = "Remainder Component", xlab = 'Date', ylab = 'Value')
  lag.plot(ts_data, lags=1, do.lines=FALSE, main="Lag Plot")
  acf_data <- acf(ts_data, main=paste("ACF Plot:", col))
  dacf_data <- pacf(ts_data, main=paste("PACF Plot:", col))
  diff_ts_data <- diff(ts_data)
  acf(diff_ts_data, main=paste("ACF After Differencing:", col))
  pacf(diff_ts_data, main=paste("PACF After Differencing:", col))
  }

for (col in columns) {
  trend <- decomposed$trend
  if (!is.null(trend)) {
    trend_mean <- mean(trend, na.rm = TRUE)
    trend_sd <- sd(trend, na.rm = TRUE)
    trend_trend <- ifelse(trend_mean > 0, "increasing", "decreasing")
    cat("The trend component suggests a", trend_trend, "trend, \nwith an average value of", round(trend_mean, 2), "and a standard deviation of", round(trend_sd, 2), ".\n\n")
  } else {
    cat("There is no discernible trend component.\n\n")
  }
  
  seasonal <- decomposed$seasonal
  if (!is.null(seasonal)) {
    seasonal_mean <- mean(seasonal, na.rm = TRUE)
    seasonal_sd <- sd(seasonal, na.rm = TRUE)
    cat("The seasonal component suggests a repeating pattern, \nwith an average value of", round(seasonal_mean, 2), "and a standard deviation of", round(seasonal_sd, 2), ".\n\n")
  } else {
    cat("There is no discernible seasonal component.\n\n")
  }
  
  remainder <- decomposed$random
  if (!is.null(remainder)) {
    remainder_mean <- mean(remainder, na.rm = TRUE)
    remainder_sd <- sd(remainder, na.rm = TRUE)
    cat("The remainder component suggests random fluctuations, \nwith an average value of", round(remainder_mean, 2), "and a standard deviation of", round(remainder_sd, 2), ".\n\n")
  } else {
    cat("There is no discernible remainder component.\n\n")
  }
  
  if (decomposed$type == "multiplicative") {
    cat("The time series appears to be multiplicative.\n\n")
  } else {
    cat("The time series appears to be additive.\n\n")
  }
  
  adf_test <- adf.test(ts_data)
  cat("Augmented Dickey-Fuller Test Results:\n")
  cat("Test Statistic:", adf_test$statistic, "\n")
  cat("P-value:", adf_test$p.value, "\n")
  cat("Critical Values:", adf_test$critical, "\n")
  if (adf_test$p.value < 0.05) {
    cat("The time series is stationary based on the ADF test.\n\n")
  } else {
    cat("The time series is not stationary based on the ADF test.\n\n")}

  adf_test_diff <- adf.test(diff_ts_data)
  cat("Augmented Dickey-Fuller Test Results After Differencing:\n")
  cat("Test Statistic:", adf_test_diff$statistic, "\n")
  cat("P-value:", adf_test_diff$p.value, "\n")
  cat("Critical Values:", adf_test_diff$critical, "\n")
  if (adf_test_diff$p.value < 0.05) {
    cat("The time series is stationary based on the ADF test.\n\n")
  } else {
    cat("The time series is not stationary based on the ADF test.\n\n")
  }
  }
## ---- chunk 15
df <- read_excel('data/data/cpi-u.xlsx')
df <- na.omit(df)
df$Date <- as.Date(df[[1]])
df$CPI <- as.numeric(df[[2]])

df$MA10 <- rollmean(df$CPI, 10 , fill = NA, align = 'right')
df$MA50 <- rollmean(df$CPI, 50, fill = NA, align = 'right')
df$MA100 <- rollmean(df$CPI, 100, fill = NA, align = 'right')

plot(df$Date, df$CPI, main='CPI Moving Average', ylab='CPI', xlab='Year', type='l')
lines(df$Date, df$MA10, col='blue')
lines(df$Date, df$MA50, col='red')
lines(df$Date, df$MA100, col='green')

legend("bottomright", # Position of the legend
       legend = c("CPI", "MA10", "MA50", "MA100"), # The text in the legend
       col = c("black", "blue", "red", "green"), # The colors
       lty = 1, # The line types
       cex = 0.8) # The size of the legend text

cat()
## ---- chunk 16
df <- read_excel('data/data/GDP.xlsx')
df <- na.omit(df)
df$Date <- as.Date(df[[1]])
df$GDP <- as.numeric(df[[2]])

df$MA10 <- rollmean(df$GDP, 10, fill = NA, align = 'right')
df$MA50 <- rollmean(df$GDP, 50, fill = NA, align = 'right')
df$MA100 <- rollmean(df$GDP, 100, fill = NA, align = 'right')


plot(df$Date, df$GDP, main='GDP Moving Average', ylab='GDP', xlab='Year', type='l')
lines(df$Date, df$MA10, col='blue')
lines(df$Date, df$MA50, col='red')
lines(df$Date, df$MA100, col='green')

legend("bottomright", # Position of the legend
       legend = c("GDP", "MA10", "MA50", "MA100"), # The text in the legend
       col = c("black", "blue", "red", "green"), # The colors
       lty = 1, # The line types
       cex = 0.8) # The size of the legend text
## ---- chunk 17
df <- read_excel('data/data/dollar-index.xlsx')
df <- na.omit(df)
df$Date <- as.Date(df[[1]])
df$USDIDX <- as.numeric(df[[2]])

df$MA10 <- rollmean(df$USDIDX, 10, fill = NA, align = 'right')
df$MA50 <- rollmean(df$USDIDX, 50, fill = NA, align = 'right')
df$MA100 <- rollmean(df$USDIDX, 100, fill = NA, align = 'right')


plot(df$Date, df$USDIDX, main='US Dollar Index Moving Average', ylab='US Dollar Index', xlab='Year', type='l')
lines(df$Date, df$MA10, col='blue')
lines(df$Date, df$MA50, col='red')
lines(df$Date, df$MA100, col='green')

legend("bottomright", # Position of the legend
       legend = c("USDIDX", "MA10", "MA50", "MA100"), # The text in the legend
       col = c("black", "blue", "red", "green"), # The colors
       lty = 1, # The line types
       cex = 0.8) # The size of the legend text
## ---- chunk 18
df <- read_excel('data/data/30-yrs-mortgage-rate.xlsx')
df <- na.omit(df)
df$Date <- as.Date(df[[1]])
df$mort <- as.numeric(df[[2]])

df$MA50 <- rollmean(df$mort, 50, fill = NA, align = 'right')
df$MA100 <- rollmean(df$mort, 100, fill = NA, align = 'right')
df$MA500 <- rollmean(df$mort, 500, fill = NA, align = 'right')


plot(df$Date, df$mort, main='30 Year Mortgage Rate Moving Average', ylab='MORT', xlab='Year', type='l')
lines(df$Date, df$MA50, col='blue')
lines(df$Date, df$MA100, col='red')
lines(df$Date, df$MA500, col='green')

legend("bottomright", # Position of the legend
       legend = c("MORT", "MA50", "MA100", "MA500"), # The text in the legend
       col = c("black", "blue", "red", "green"), # The colors
       lty = 1, # The line types
       cex = 0.8) # The size of the legend text
## ---- chunk 19
df <- read_excel('data/data/unemploy.xlsx')
df <- na.omit(df)
df$Date <- as.Date(df[[1]])
df$UER <- as.numeric(df[[2]])

df$MA10 <- rollmean(df$UER, 10, fill = NA, align = 'right')
df$MA50 <- rollmean(df$UER, 50, fill = NA, align = 'right')
df$MA100 <- rollmean(df$UER, 100, fill = NA, align = 'right')


plot(df$Date, df$UER, main='Unemployment Rate Moving Average', ylab='Unemployment Rate', xlab='Year', type='l')
lines(df$Date, df$MA10, col='blue')
lines(df$Date, df$MA50, col='red')
lines(df$Date, df$MA100, col='green')

legend("bottomright", # Position of the legend
       legend = c("UER", "MA10", "MA50", "MA100"), # The text in the legend
       col = c("black", "blue", "red", "green"), # The colors
       lty = 1, # The line types
       cex = 0.8) # The size of the legend text
